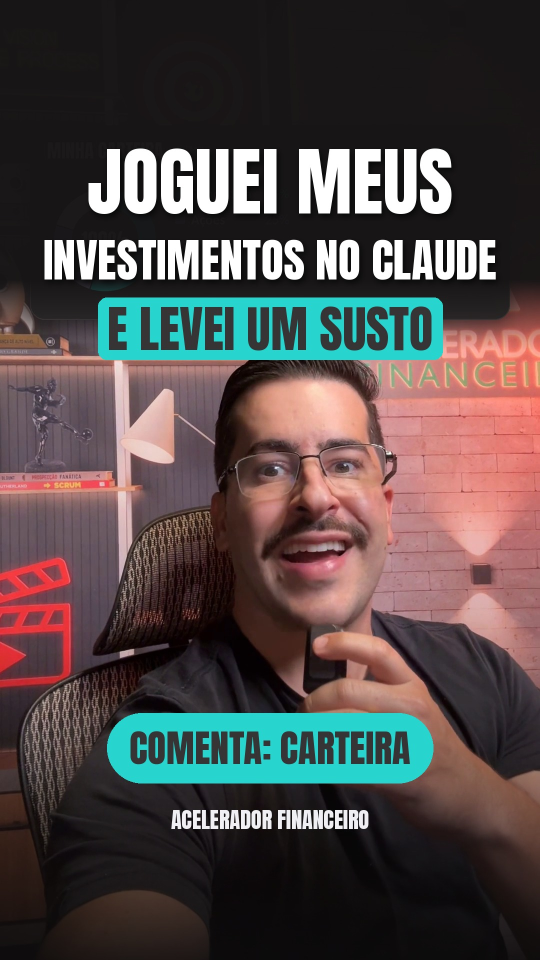
#> input picture capas/001_capa.jpg, 1080 x 1920 px (shown at 1/2 size)
$ python capa.py ../capas/001_capa.jpg ../capas/002_capa.jpg ../capas/002_capa.jpg ../capas/002_capa.jpg ../capas/002_capa.jpg 5
#> lines starting #> are read from the running program, lines starting #| are printed output that depends on the picture
"""Gera a capa 1080x1920 de um Reel: frame do vídeo + título grande (Anton) no topo + selo de CTA embaixo.
Uso: python3 capa.py frame.png saida.jpg "LINHA 1|LINHA 2|..." "LINHA_DESTACADA" "COMENTA: MAPA" [y_centro_do_selo] [topo|base]
(layout "base" quando o rosto está alto no quadro: título no peito, selo do CTA no alto, y_centro≈230)
(o selo do CTA fica centrado em y para cobrir a legenda queimada; medir a altura da legenda no frame)
- Título fica na faixa y≈250–700 (dentro do recorte 3:4 do grid do Instagram, acima do rosto).
- Faixa de baixo escurecida cobre a legenda queimada; o CTA fica dentro do recorte 3:4.
"""
import sys
from PIL import Image, ImageDraw, ImageFont, ImageFilter

ANTON = "/home/claude/node_modules/@fontsource/anton/files/anton-latin-400-normal.woff"
TURQ = (40, 212, 206)
INK = (55, 52, 53)
W, H = 1080, 1920


def gradient(h, top_alpha, bottom_alpha):
    g = Image.new("L", (1, h))
    for y in range(h):
        g.putpixel((0, y), int(top_alpha + (bottom_alpha - top_alpha) * y / max(1, h - 1)))
    return g.resize((W, h))


def fit_font(draw, text, max_w, start, minimum=60):
    size = start
    while size > minimum:
        f = ImageFont.truetype(ANTON, size)
        if draw.textlength(text, font=f) <= max_w:
            return f
        size -= 4
    return ImageFont.truetype(ANTON, minimum)


def main(frame, out, lines, highlight, cta, cy=1360, layout="topo"):
#> called with frame = '../capas/001_capa.jpg', out = '../capas/002_capa.jpg', highlight = '../capas/002_capa.jpg', cta = '../capas/002_capa.jpg', cy = 5, layout = 'topo'
    img = Image.open(frame).convert("RGB").resize((W, H))
#> img is the input picture: PIL image 1080x1920 RGB; mean R, G, B 83.4, 74.2, 73.3
    dark = Image.new("RGB", (W, H), (12, 11, 12))
    if layout == "topo":
        # topo: painel escuro sólido cobre os cards queimados; esmaece até o fundo, acima da cabeça
        panel = Image.new("L", (W, 700), 0)
#> panel: PIL image 1080x700 L; every value is 0
        for yy in range(700):
            a = 250 if yy < 560 else int(250 * (1 - (yy - 560) / 140))
            ImageDraw.Draw(panel).line((0, yy, W, yy), fill=a)
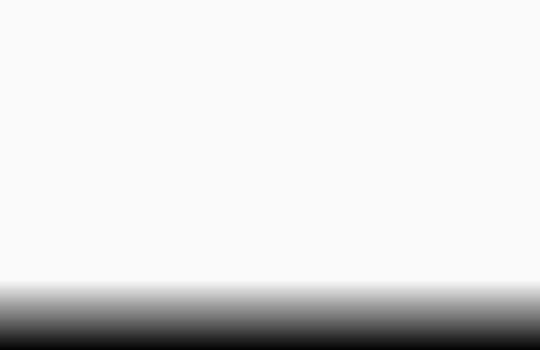
#> panel: PIL image 1080x700 L (shown at 1/2 size); min 1, max 250, mean 225.1
        img.paste(Image.new("RGB", (W, 700), (22, 20, 21)), (0, 0), panel)
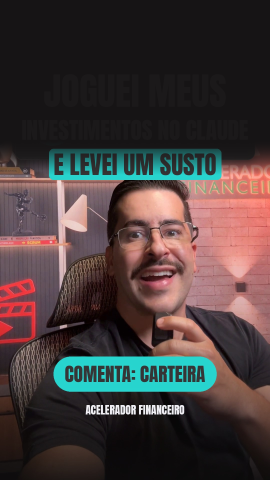
#> img: PIL image 1080x1920 RGB (shown at 1/4 size); mean R, G, B 70.6, 60.1, 59.4
        base = gradient(620, 0, 235)
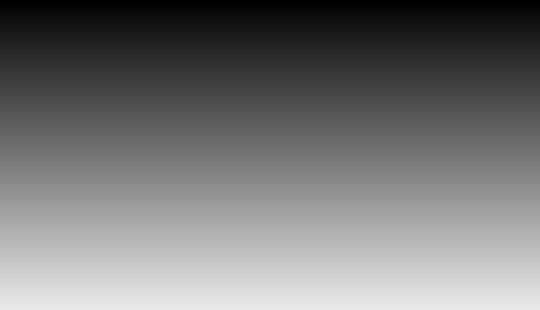
#> base: PIL image 1080x620 L (shown at 1/2 size); min 0, max 235, mean 117
        img.paste(dark.crop((0, 0, W, 620)), (0, H - 620), base)
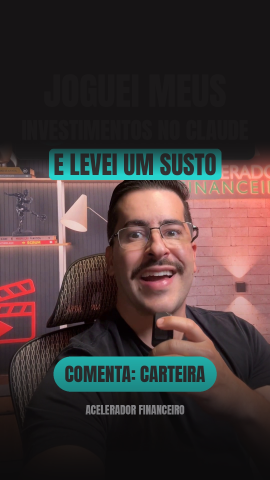
#> img: PIL image 1080x1920 RGB (shown at 1/4 size); mean R, G, B 66.6, 55.5, 55.1
    else:
        # base: rosto alto no quadro -> título vai no peito, sobre um painel escuro que cobre legenda e selos queimados
        panel = Image.new("L", (W, 820), 0)
        for yy in range(820):
            a = int(248 * yy / 120) if yy < 120 else 248
            ImageDraw.Draw(panel).line((0, yy, W, yy), fill=a)
        img.paste(Image.new("RGB", (W, 820), (22, 20, 21)), (0, H - 820), panel)
        top = gradient(360, 200, 0)
        img.paste(dark.crop((0, 0, W, 360)), (0, 0), top)

    d = ImageDraw.Draw(img)
    y = 250 if layout == "topo" else 1230
    for i, line in enumerate(lines):
        start = 150 if i == 0 else 100
        f = fit_font(d, line, W - 140, start)
        tw = d.textlength(line, font=f)
        x = (W - tw) / 2
        bbox = d.textbbox((x, y), line, font=f)
        if highlight and highlight in line:
            pad = 18
            d.rounded_rectangle((bbox[0] - pad, bbox[1] - pad, bbox[2] + pad, bbox[3] + pad), radius=18, fill=TURQ)
            d.text((x, y), line, font=f, fill=INK)
        else:
            # sombra suave
            sh = Image.new("RGBA", (W, H), (0, 0, 0, 0))
            ImageDraw.Draw(sh).text((x + 4, y + 6), line, font=f, fill=(0, 0, 0, 170))
            img.paste(sh.filter(ImageFilter.GaussianBlur(6)), (0, 0), sh.filter(ImageFilter.GaussianBlur(6)))
            d = ImageDraw.Draw(img)
            d.text((x, y), line, font=f, fill=(255, 255, 255))
        y = bbox[3] + (34 if highlight and highlight in line else 22)
#> this loop made 1 pass
#> (tw, x, bbox, y) on pass 1: (939.6, 70.21, (70.21, 265, 1010.2, 350), 384)
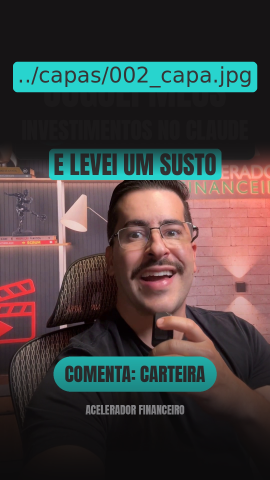
#> img: PIL image 1080x1920 RGB (shown at 1/4 size); mean R, G, B 67.7, 65.2, 64.4

    if cta:
        # selo do CTA em cima da legenda queimada (faixa do peito, y≈1300–1430)
        f = ImageFont.truetype(ANTON, 76)
        tw = d.textlength(cta, font=f)
#> tw = 830.3
        bw = max(tw + 90, 640)
#> bw = 920.3
        x0 = (W - bw) / 2
#> x0 = 79.83
        d.rounded_rectangle((x0, cy - 70, x0 + bw, cy + 70), radius=70, fill=TURQ)
        bb = d.textbbox((0, 0), cta, font=f)
#> bb = (0, 13, 830, 89)
        d.text(((W - tw) / 2, cy - (bb[1] + bb[3]) / 2), cta, font=f, fill=INK)
        tag = __import__("os").environ.get("CAPA_TAG", "ACELERADOR FINANCEIRO")  # CAPA_TAG="" no @karam.cesar
        ft = ImageFont.truetype(ANTON, 44)
        if tag: d.text(((W - d.textlength(tag, font=ft)) / 2, cy + 110 if layout == "topo" else cy - 150), tag, font=ft, fill=(240, 240, 244))
    img.save(out, "JPEG", quality=92)
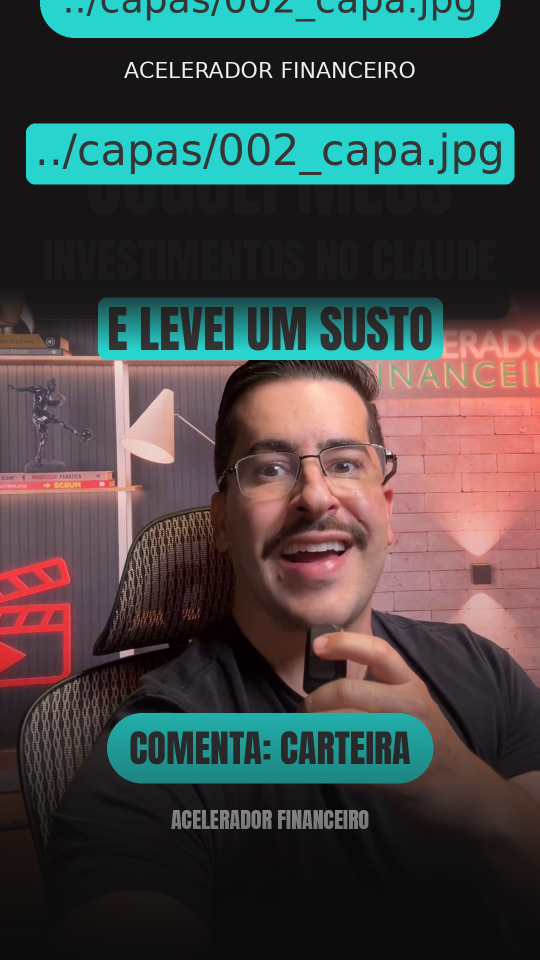
#> saved as 002_capa.jpg: PIL image 1080x1920 RGB (shown at 1/2 size); mean R, G, B 69, 71.5, 70.5


if __name__ == "__main__":
    main(sys.argv[1], sys.argv[2], sys.argv[3].split("|"), sys.argv[4], sys.argv[5], int(sys.argv[6]) if len(sys.argv) > 6 else 1360, sys.argv[7] if len(sys.argv) > 7 else "topo")

$ run again, on capas/003_capa.jpg
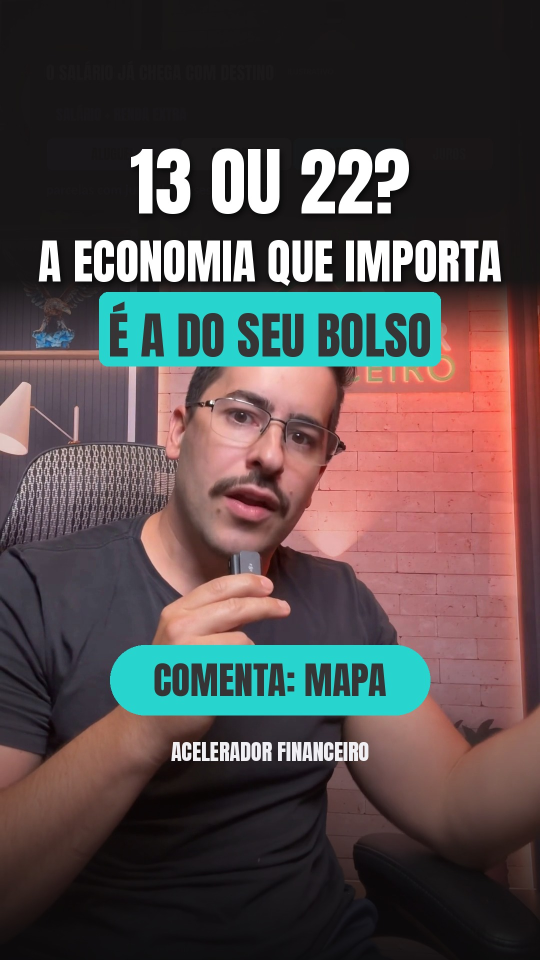
#> input picture capas/003_capa.jpg, 1080 x 1920 px (shown at 1/2 size)
#> in main, img is the input picture: PIL image 1080x1920 RGB; mean R, G, B 85.7, 76, 75.8
#> the loop in main, `for i, line in enumerate(lines):` made 1 pass
#> (tw, x, bbox, y) on pass 1: (939.6, 70.21, (70.21, 265, 1010.2, 350), 384)
#> after the loop in main, `for i, line in enumerate(lines):`:
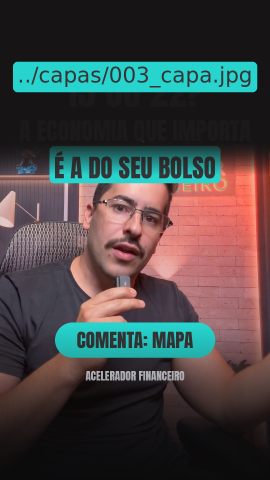
#> img: PIL image 1080x1920 RGB (shown at 1/4 size); mean R, G, B 71, 68.9, 68.7
#> in main, `tw = d.textlength(cta, font=f)`: tw = 830.3
#> bw = 920.3
#> x0 = 79.83
#> bb = (0, 13, 830, 89)
#> in main, `img.save(out, "JPEG", quality=92)`:
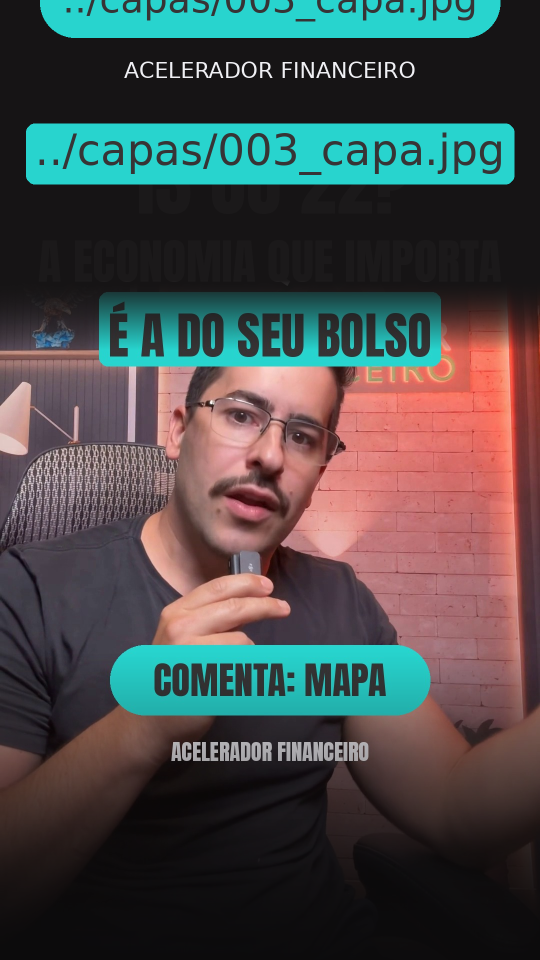
#> saved as 003_capa.jpg: PIL image 1080x1920 RGB (shown at 1/2 size); mean R, G, B 72.2, 75.2, 74.8

$ run again, on capas/004_capa.jpg
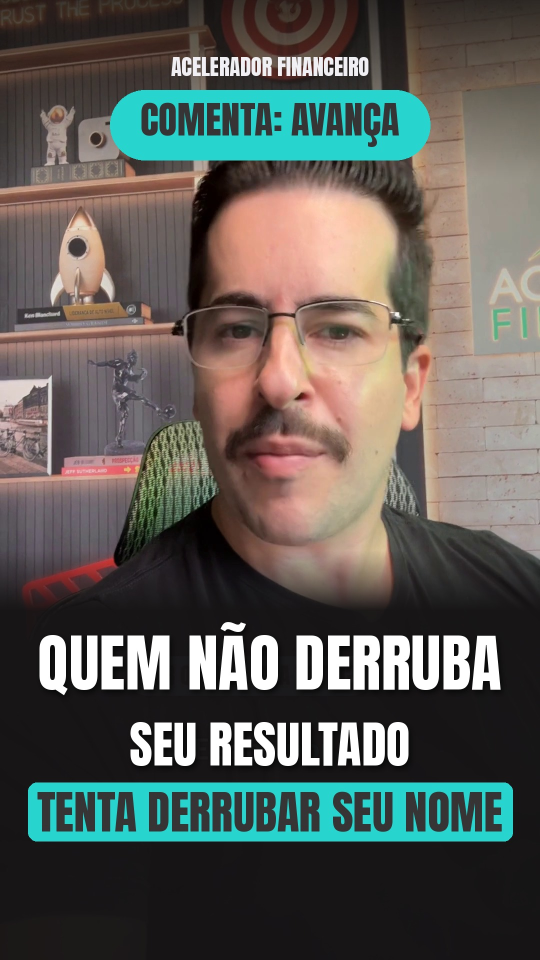
#> input picture capas/004_capa.jpg, 1080 x 1920 px (shown at 1/2 size)
#> in main, img is the input picture: PIL image 1080x1920 RGB; mean R, G, B 94.5, 93.5, 88.1
#> the loop in main, `for i, line in enumerate(lines):` made 1 pass
#> (tw, x, bbox, y) on pass 1: (939.6, 70.21, (70.21, 265, 1010.2, 350), 384)
#> after the loop in main, `for i, line in enumerate(lines):`:
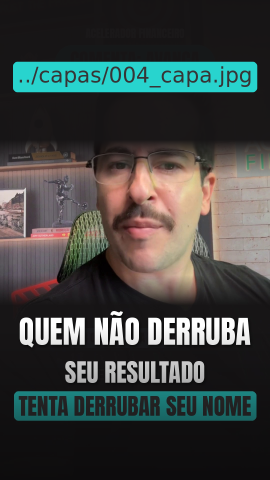
#> img: PIL image 1080x1920 RGB (shown at 1/4 size); mean R, G, B 64.4, 68.8, 66.6
#> in main, `tw = d.textlength(cta, font=f)`: tw = 830.3
#> bw = 920.3
#> x0 = 79.83
#> bb = (0, 13, 830, 89)
#> in main, `img.save(out, "JPEG", quality=92)`:
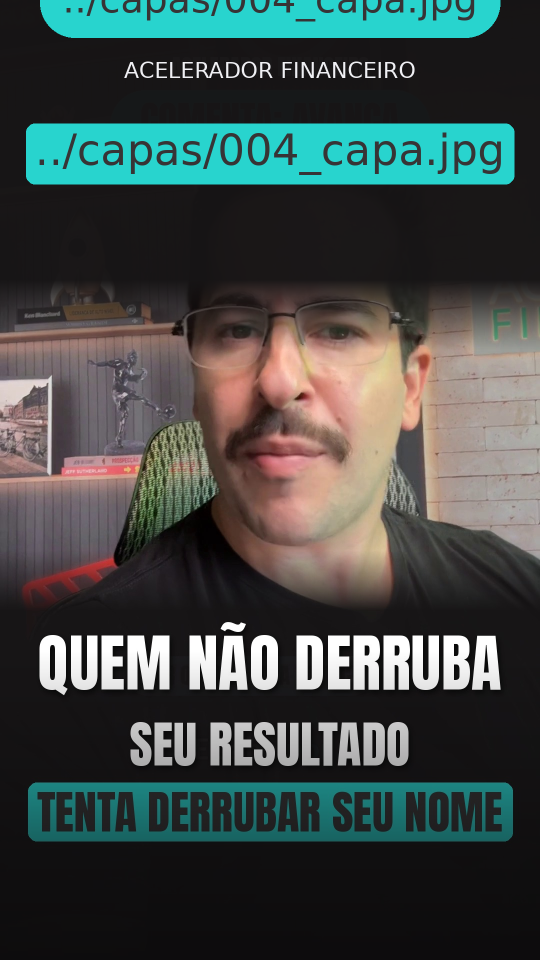
#> saved as 004_capa.jpg: PIL image 1080x1920 RGB (shown at 1/2 size); mean R, G, B 65.6, 75.1, 72.6
